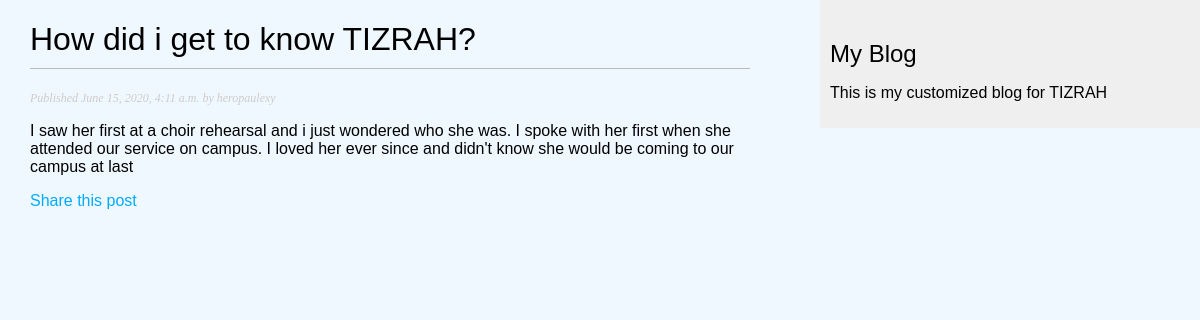
The page /blog/2020/6/15/how-did-i-get-know-tizrah/ on the database its author committed.
### blog/models.py (models this page shows, shortened)
class Post(models.Model):
    STATUS_CHOICES=(
        ('draft','Draft'),
        ('published','Published'),
    )
    title = models.CharField(max_length=200)
    slug = models.SlugField(max_length=200, unique_for_date='publish')
    author = models.ForeignKey(User, on_delete=models.CASCADE, related_name='blog_posts')
    body = models.TextField()
    publish = models.DateTimeField(default=timezone.now)
    created = models.DateTimeField(auto_now_add=True)
    updated = models.DateTimeField(auto_now=True)
    status = models.CharField(max_length=10, choices=STATUS_CHOICES, default='draft')
    objects = models.Manager()
    published = PublishedManager()
    class Meta:
        ordering = ('-publish',)

### blog/views.py (the view)
def post_detail(request, year, month, day, post):
    post = get_object_or_404(Post, slug=post,
                                status='published',
                                publish__year=year,
                                publish__month=month,
                                publish__day=day)
    return render(request,
                   'blog/post/detail.html',
                    {'post':post})

### blog/templates/blog/post/detail.html (shortened to what this page needs)
{% extends "blog/base.html" %}
{% block content %}
    <h1>{{ post.title }}</h1>
    <p class="date">
        Published {{ post.publish }} by {{ post.author }}
    </p>
    {{ post.body|linebreaks }}
    <p>
        <a href="{% url 'blog:post_share' post.id %}">
        Share this post
        </a>
    </p>
{% endblock %}

### blog/static/css/blog.css (style rules this page uses)
body { margin:0; padding:0; font-family:helvetica, sans-serif; background-color: aliceblue; }
a { color:#00abff; text-decoration:none; }
h1 { font-weight:normal; border-bottom:1px solid #bbb; padding:0 0 10px 0; }
p.date { color:#ccc; font-family: georgia, serif; font-size: 12px; font-style: italic; }

### rows shown on the page
Post: title "How did i get to know TIZRAH?", publish "June 15, 2020, 4:11 a.m.", author "heropaulexy", body "I saw her first at a choir rehearsal and i just wondered who she was. I spoke with her first when she attended our service on campus. I loved her ever since and didn't know she would be coming to our campus at last"
